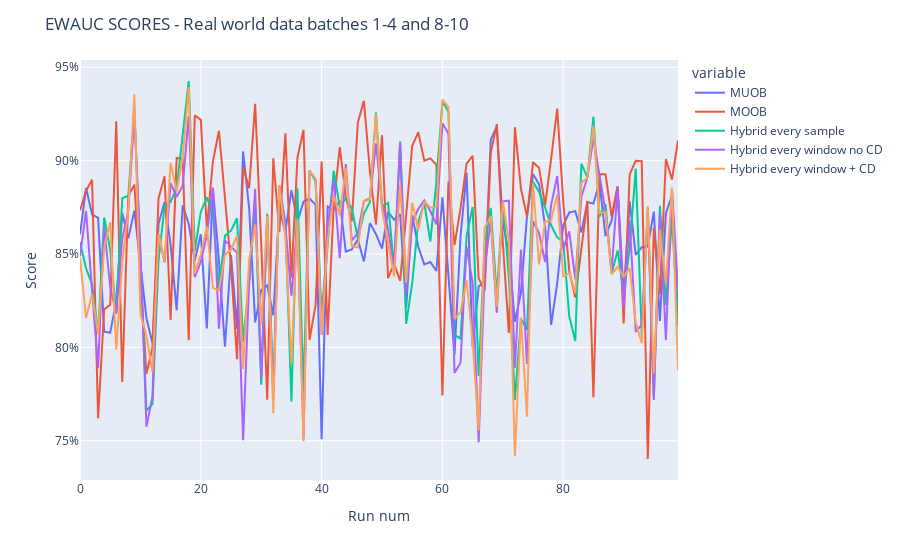
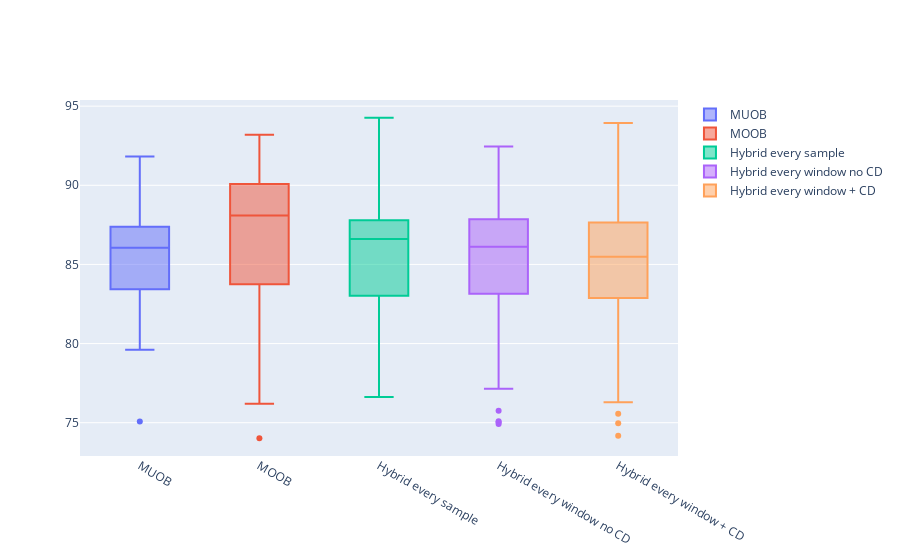

Write notebook code for charts like these, in order.
### Code cell
plot_scores(ewauc_scores,"EWAUC SCORES - Real world data batches 1-4 and 8-10")
box_show(ewauc_scores)
